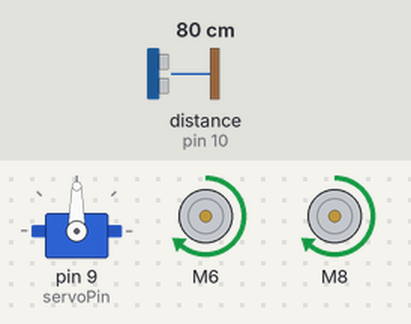
Bench run of a sketch on a simulated Arduino Uno, built with avr-gcc and run on an emulated ATmega328P. Shown: servo, 2 × DC motor (green arrow = forward, orange = backward, longer = faster). Wiring (inferred from the names in the program): ultrasonic range finder: trigger pin 11; echo pin 10. The inputs (shaded band) are chosen by the test bench; at power-on: distance to the obstacle (sensor on pin 10) 80 cm. The echo pulse lasts 58.3 µs per cm.

Above: at 1.5 s.
1.6 s: distance to the obstacle (sensor on pin 10) set to 46 cm
3.1 s: distance to the obstacle (sensor on pin 10) set to 37 cm
At 5.8 s:
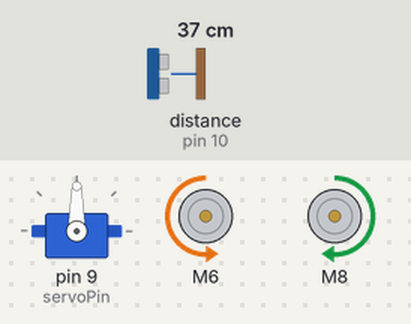
6.1 s: distance to the obstacle (sensor on pin 10) set to 60 cm
At 7.3 s:
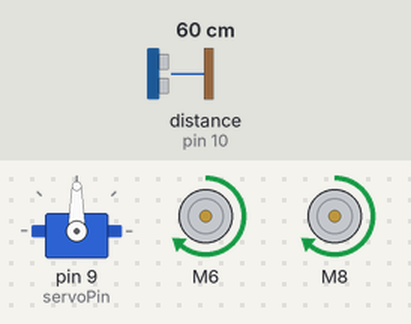
7.6 s: distance to the obstacle (sensor on pin 10) set to 2 cm
At 8.8 s:
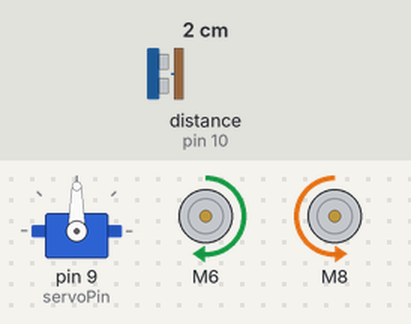
Timing chart, 0 to 10.6 s (numbered marks = the images above; inputs shaded):
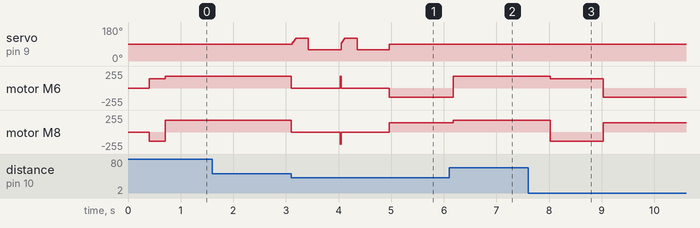

The sketch:

Robocar_2WD_Scrufe_v1.ino
```cpp
/*
In this sketch I will try to call the distance
function each time i need it (w/o timer)


*/

#include <L298N.h>
#include "Timer.h"

#include <Servo.h>

//pin definition
#define EN1 3
#define IN1 4
#define IN2 6

#define EN2 5
#define IN3 7
#define IN4 8

#define trigPin 11
#define echoPin 10
#define servoPin 9

//create a motor instance
L298N motor1(EN1, IN2, IN1);
L298N motor2(EN2, IN4, IN3);
Timer t;
Servo myservo;

volatile long duration, distance_fine;
int motor_speed = 180;
int motor_speedlow = 140;

volatile int loop_counter;
enum states { drive, stopvehicle, check_left, check_right};

////////////////////////Setup////////////////////
void setup()
{
  ////Serial.begin(9600);
  myservo.attach(servoPin);
  motor1.setSpeed(motor_speed);
  motor2.setSpeed(motor_speed);
  pinMode(trigPin, OUTPUT);
  pinMode(echoPin, INPUT);
  distance_fine =t.every(50, readDistance);
  myservo.write(90);
  loop_counter = 0;
} // End of Setup

///////////////////////Loop///////////////////
void loop()
{
    t.update();

    //Serial.println(distance_fine);
    myservo.write(90);

  if(distance_fine > 40)
  {
      forward(motor_speed);
      loop_counter = 0;
  }
  else
  {
      if (loop_counter<2)
      {
        if (distance_fine < 5)
        {
          backturn(motor_speedlow);
          loop_counter++;
          return;
        }
        else
        {
          decide_direction();
          loop_counter++;
        }
      }
      else
      {
          motor1.setSpeed(motor_speedlow);
          motor2.setSpeed(motor_speedlow);
          motor1.backward();
          motor2.forward();
          delay(300);
      }
  }
} // end of loop

/////////////////// Functions ////////////////

void decide_direction()
{
          stop_engine();
          turn_head_left();
          int distance_left = readDistance();
          turn_head_right();
          int distance_right = readDistance();
          if(distance_left > distance_right)
          {
              turnleft(motor_speed);
          }
          else // distance_right >= distance_left
          {
              turnright(motor_speed);
          }
}

void turn_head_left()
{

    for (int pos = 90; pos <= 120; pos = pos +2)
    {
        myservo.write(pos);
        delay(5);
    }
}

void turn_head_right()
{

  for (int pos = 120; pos >= 60; pos = pos -2)
    {
        myservo.write(pos);
        distance_fine = readDistance();
        delay(5);
    }
}

int readDistance()
{
  digitalWrite(trigPin, LOW);
  delayMicroseconds(2);
  digitalWrite(trigPin, HIGH);
  delayMicroseconds(10);
  digitalWrite(trigPin, LOW);
  duration = pulseIn(echoPin, HIGH);
  if(duration ==0)
  {
    duration = 1000;
  }
  distance_fine = (duration/2) / 29.1;
  return distance_fine;
}

void forward(int DC_Speed){
  //Serial.println("forward");
  motor1.setSpeed(DC_Speed); // an integer between 0 and 255
  motor2.setSpeed(DC_Speed); // an integer between 0 and 255
  motor1.forward();
  motor2.forward();
  //delay(400);
  }


void backward(int DC_Speed){
  //Serial.println("backward");
  motor1.setSpeed(DC_Speed); // an integer between 0 and 255
  motor2.setSpeed(DC_Speed); // an integer between 0 and 255
  delay(400);
  motor1.backward();
  motor2.backward();
}

void backturn(int DC_Speed)
{
          backward(DC_Speed);
          motor1.setSpeed(DC_Speed);
          motor2.setSpeed(DC_Speed);
          motor2.backward();
          motor1.forward();
          delay(300);
}


void turnleft(int DC_Speed){
  //Serial.println("turnleft");
  motor1.setSpeed(DC_Speed); // an integer between 0 and 255
  motor2.setSpeed(DC_Speed); // an integer between 0 and 255
  delay(600);
  motor1.forward();
  motor2.backward();
}

void turnright(int DC_Speed){
  //Serial.println("turnright");
  motor1.setSpeed(DC_Speed); // an integer between 0 and 255
  motor2.setSpeed(DC_Speed); // an integer between 0 and 255
  delay(600);
  motor1.backward();
  motor2.forward();
}

void stop_engine(){
  //Serial.println("stop_engine");
  motor1.stop();
  motor2.stop();
  //delay(200);
}
```

Measured:
- the behaviour switches between 42 and 41 cm on distance to the obstacle (sensor on pin 10) (found by bisection; images 0 and 1)
- after the input at 1.6 s, every drawn part: stays the same
- after the input at 3.1 s, servo on pin 9 (servoPin): ramps from 60° to 120° and jumps back, once every 0.93 s; motor M6: forward 180/255 → stopped at once, → backward 140/255 1.9 s later; motor M8: forward 180/255 → stopped at once, → forward 140/255 1.9 s later
- after the input at 6.1 s, motor M6: backward 140/255 → forward 180/255 after 0.08 s; motor M8: forward 140/255 → forward 180/255 after 0.08 s
- after the input at 7.6 s, motor M6: forward 180/255 → forward 140/255 after 0.43 s, → backward 140/255 1.0 s later; motor M8: forward 180/255 → backward 140/255 after 0.43 s, → forward 140/255 1.0 s later
